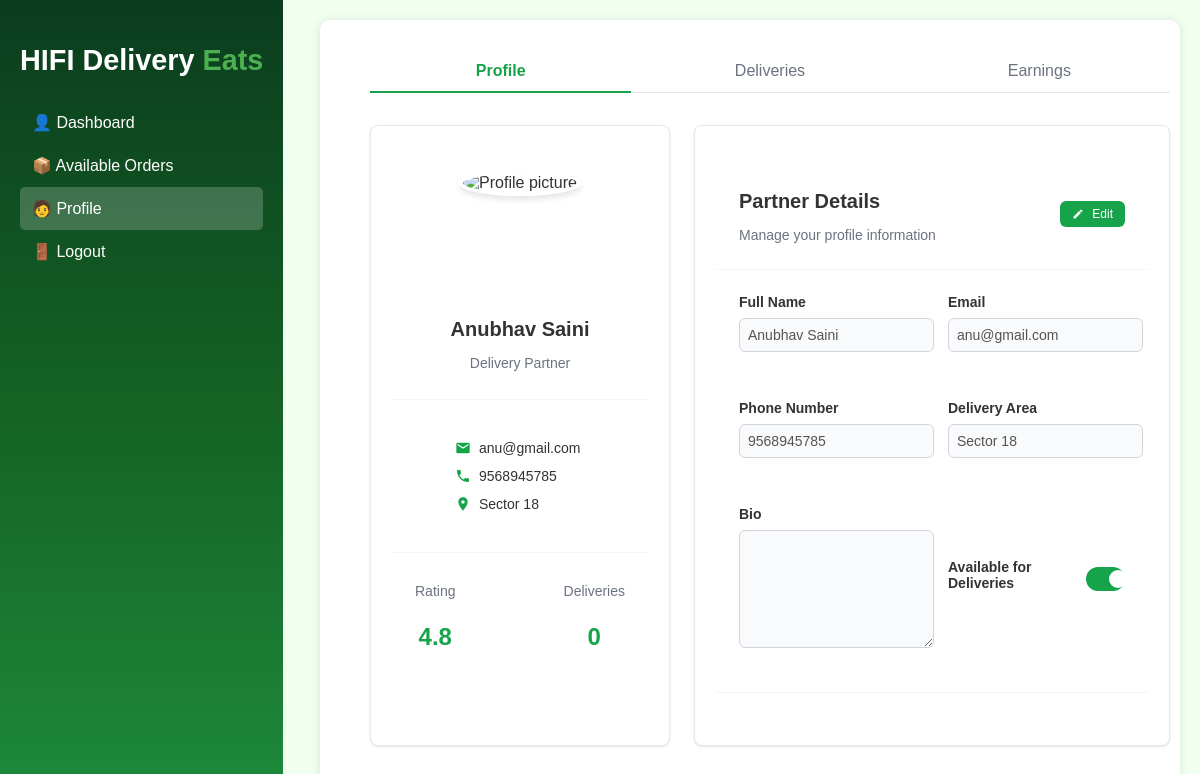
The app's page /delivery-partner/profile (signed in) with its own data.
### models.py (models this page shows, shortened)
class BaseModel(db.Model):
    __abstract__ = True
    PREFIX = None  # each child model must set this

class DeliveryAgent(UserMixin, BaseModel):
    __tablename__ = 'delivery_agent'
    PREFIX = 'DA'
    delivery_agent_id = db.Column(db.String(10), primary_key=True)
    username = db.Column(db.String(100))
    email = db.Column(db.String(100), unique=True)
    phone = db.Column(db.Integer, unique=True, nullable=False)
    password = db.Column(db.String(100), nullable=False)
    image = db.Column(db.String(255), nullable=True, server_default='')
    bio = db.Column(db.Text, nullable=True, server_default='')
    delivery_area = db.Column(db.String(100), nullable=False)
    available_slots = db.Column(db.Boolean, nullable=False, default=True)
    id_proof = db.Column(db.String(12), nullable=False, server_default='')
    is_approved = db.Column(db.Boolean, nullable=False, server_default='0')
    is_active = db.Column(db.Boolean, nullable=False, server_default='1')
    earnings = db.relationship("Earnings", back_populates="delivery_agent")
    delivery_feedbacks = db.relationship("DeliveryFeedback", back_populates="delivery_agent")
    deliveries = db.relationship("Order", back_populates="delivery_agent", foreign_keys="Order.delivery_agent_id")
    def __repr__(self):
        return f'<DeliveryAgent {self.username}>'

### routes/delivery_agent_routes.py (the view)
    @app.route('/delivery-partner/profile')
    def delivery_partner_profile():
        if not current_user.is_authenticated:
            flash("Please log in to access your profile.", "danger")
            return redirect(url_for('employee_login'))
        agent = DeliveryAgent.query.get(current_user.delivery_agent_id)
        print("Loaded agent:", agent)
        return render_template('delivery_agent/profile.html', user=agent)

### templates/delivery_agent/profile.html (shortened to what this page needs)
{% extends "/delivery_agent/index.html" %}
{% block css %}
<link rel="stylesheet" href="/css/delivery_agent/profile.css">
{% endblock css %}
{% block content %}
    <div class="container">
        <form id="profile-form" action="{{ url_for('edit_delivery_agent', agent_id=user.id) }}" method="POST" enctype="multipart/form-data">
            <div class="profile-container">
                <div class="tabs">
                    <div class="tab-list">
                        <button type="button" class="tab-button active" data-tab="profile">Profile</button>
                        <button type="button" class="tab-button" data-tab="deliveries">Deliveries</button>
                        <button type="button" class="tab-button" data-tab="earnings">Earnings</button>
                    </div>
                    <div class="tab-content active" id="profile-tab">
                        <div class="profile-grid">
                            <div class="card">
                                <div class="card-header text-center">
                                    <div class="profile-image-container">
                                        <img id="profile-img" src="{{ url_for('static', filename=user.image) or 'https://via.placeholder.com/128' }}" alt="Profile picture" class="profile-image">
                                    </div>
                                    <h3 class="profile-name" id="display-name">{{ user.username }}</h3>
                                    <p class="profile-role">Delivery Partner</p>
                                </div>
                                <div class="card-content">
                                    <ul class="info-list">
                                        <li class="info-item">
                                            <svg class="info-icon" viewBox="0 0 24 24">
                                                <path fill="currentColor" d="M20 4H4c-1.1 0-1.99.9-1.99 2L2 18c0 1.1.9 2 2 2h16c1.1 0 2-.9 2-2V6c0-1.1-.9-2-2-2zm0 4l-8 5-8-5V6l8 5 8-5v2z"></path>
                                            </svg>
                                            <span id="display-email">{{ user.email }}</span>
                                        </li>
                                        <li class="info-item">
                                            <span id="display-phone">{{ user.phone }}</span>
                                        </li>
                                        <li class="info-item">
                                            <svg class="info-icon" viewBox="0 0 24 24">
                                                <path fill="currentColor" d="M12 2C8.13 2 5 5.13 5 9c0 5.25 7 13 7 13s7-7.75 7-13c0-3.87-3.13-7-7-7zm0 9.5c-1.38 0-2.5-1.12-2.5-2.5s1.12-2.5 2.5-2.5 2.5 1.12 2.5 2.5-1.12 2.5-2.5 2.5z"></path>
                                            </svg>
                                            <span id="display-area">{{ user.delivery_area }}</span>
                                        </li>
                                    </ul>
                                </div>
                                <div class="card-footer">
                                    <div>
                                        <p class="stat-label">Rating</p>
                                        <p class="stat-value">4.8</p>
                                    </div>
                                    <div>
                                        <p class="stat-label">Deliveries</p>
                                        <p class="stat-value">0</p>
                                    </div>
                                </div>
                            </div>
                            <div class="card">
                                <div class="card-header card-header-flex">
                                    <div>
                                        <h3 class="card-title">Partner Details</h3>
                                        <p class="card-description">Manage your profile information</p>
                                    </div>
                                    <button type="button" id="edit-toggle-btn" class="btn btn-primary btn-sm">
                                    </button>
                                </div>
                                <div class="card-content">
                                    <div class="form-grid">
                                        <div class="form-group">
                                            <label for="name" class="form-label">Full Name</label>
                                            <input type="text" id="name" name="username" class="form-control" value="{{ user.username }}">
                                        </div>
                                        <div class="form-group">
                                            <label for="email" class="form-label">Email</label>
                                            <input type="email" id="email" name="email" class="form-control" value="{{ user.email }}">
                                        </div>
                                        <div class="form-group">
                                            <label for="phone" class="form-label">Phone Number</label>
                                            <input type="text" id="phone" name="phone" class="form-control" value="{{ user.phone }}">
                                        </div>
                                        <div class="form-group">
                                            <label for="deliveryArea" class="form-label">Delivery Area</label>
                                            <input type="text" id="deliveryArea" name="delivery_area" class="form-control" value="{{ user.delivery_area }}">
                                        </div>
                                        <div class="form-group">
                                            <label for="bio" class="form-label">Bio</label>
                                            <textarea id="bio" name="bio" class="form-control">{{ user.bio }}</textarea>
                                        </div>
                                        <div class="form-group form-switch">
                                            <label for="available" class="form-label">Available for Deliveries</label>
                                            <label class="switch">
                                                <span class="slider"></span>
                                            </label>
                                        </div>
                                    </div>
                                </div>
                                <div class="card-footer">
                                </div>
                            </div>
                        </div>
                    </div>
                </div>
            </div>
        </div>
</div>
{% endblock %}

### static/css/delivery_agent/index.css (style rules this page uses)
body { font-family: 'Poppins', sans-serif; margin: 0; background: #f0fff0; }
.card { background: #f1f2f6; padding: 20px; border-radius: 10px; box-shadow: 2px 2px 10px rgba(0,0,0,0.1); flex: 1; text-align: center; transition: 0.3s; }
.profile-image { width: 40px; height: 40px; border-radius: 50%; object-fit: cover; }

### static/css/delivery_agent/profile.css (style rules this page uses)
body { background-color: #f0fff0; color: #333; }
.container { width: 100%; max-width: 1200px; margin: 0 auto; padding: 0 20px; }
.profile-container { max-width: 1000px; margin: 0 auto; }
.tabs { margin-bottom: 2rem; }
.tab-list { display: grid; grid-template-columns: repeat(3, 1fr); gap: 0.5rem; margin-bottom: 2rem; border-bottom: 1px solid #e5e7eb; }
.tab-button { background: none; border: none; padding: 0.75rem; font-size: 1rem; cursor: pointer; position: relative; color: #6b7280; text-align: center; }
.tab-button.active { color: #16a34a; font-weight: 600; }
.tab-button.active::after { content: ''; position: absolute; bottom: -1px; left: 0; width: 100%; height: 2px; background-color: #16a34a; }
.tab-content { display: none; }
.tab-content.active { display: block; }
.profile-grid { display: grid; gap: 1.5rem; }
@media (min-width: 768px) { .profile-grid { grid-template-columns: 300px 1fr; } }
.card { background-color: white; border-radius: 0.5rem; box-shadow: 0 1px 3px rgba(0, 0, 0, 0.1); border: 1px solid #e5e7eb; overflow: hidden; }
.card-header { padding: 1.5rem 1.5rem 0.75rem; border-bottom: 1px solid #f3f4f6; }
.card-header-flex { display: flex; justify-content: space-between; align-items: center; }
.card-title { font-size: 1.25rem; font-weight: 600; margin-bottom: 0.25rem; font-weight: bold; text-align: left; }
.card-description { color: #6b7280; font-size: 0.875rem; }
.card-content { padding: 1.5rem; }
.card-footer { padding: 1rem 1.5rem; border-top: 1px solid #f3f4f6; display: flex; justify-content: space-between; }
.profile-image-container { position: relative; width: 128px; height: 128px; margin: 0 auto 1rem; }
.profile-image { width: 100%; height: 100%; border-radius: 50%; object-fit: cover; border: 4px solid white; box-shadow: 0 4px 6px rgba(0, 0, 0, 0.1); }
.text-center { text-align: center; }
.profile-name { font-size: 1.25rem; font-weight: 600; margin-bottom: 0.25rem; }
.profile-role { color: #6b7280; font-size: 0.875rem; margin-bottom: 1rem; }
.stat-label { font-size: 0.875rem; color: #6b7280; }
.stat-value { font-size: 1.5rem; font-weight: 700; color: #16a34a; }
.info-list { list-style: none; margin: 1rem 0; }
.info-item { display: flex; align-items: center; gap: 0.5rem; margin-bottom: 0.75rem; font-size: 0.875rem; }
.info-icon { color: #16a34a; width: 16px; height: 16px; flex-shrink: 0; }
.form-grid { display: grid; gap: 2rem; }
@media (min-width: 640px) { .form-grid { grid-template-columns: repeat(2, 1fr); } }
.form-group { margin-bottom: 1rem; }
.form-label { display: block; margin-bottom: 0.5rem; font-size: 0.875rem; font-weight: bold; text-align: left; }
.form-control { width: 100%; padding: 0.5rem; border: 1px solid #d1d5db; border-radius: 0.375rem; font-size: 0.875rem; }
.form-control:disabled { background-color: #f9fafb; cursor: not-allowed; }
textarea.form-control { min-height: 100px; resize: vertical; }
.form-switch { display: flex; align-items: center; justify-content: space-between; }
.switch { position: relative; display: inline-block; width: 44px; height: 24px; }
.slider { position: absolute; cursor: pointer; top: 0; left: 0; right: 0; bottom: 0; background-color: #e5e7eb; transition: .4s; border-radius: 24px; }
.slider:before { position: absolute; content: ""; height: 18px; width: 18px; left: 3px; bottom: 3px; background-color: white; transition: .4s; border-radius: 50%; }
input:checked + .slider { background-color: #16a34a; }
input:checked + .slider:before { transform: translateX(20px); }
.btn { display: inline-flex; align-items: center; justify-content: center; padding: 0.5rem 1rem; font-size: 0.875rem; font-weight: 500; border-radius: 0.375rem; cursor: pointer; transition: all 0.2s; }
.btn-primary { background-color: #16a34a; color: white; border: none; }
.btn-sm { padding: 0.375rem 0.75rem; font-size: 0.75rem; }

### records on screen
DeliveryAgent: username "Anubhav Saini", email "anu@gmail.com", phone "9568945785", delivery_area "Sector 18"
